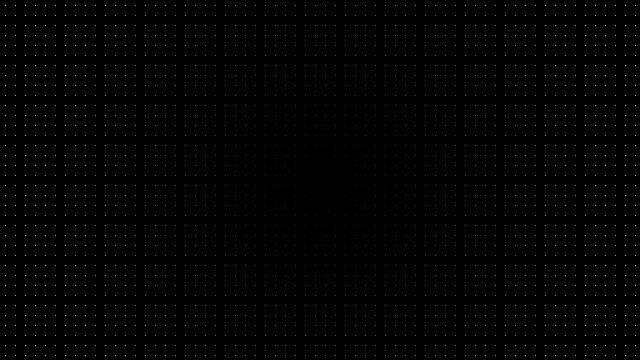
Frame 1 (no input)
Frame 2 (the mouse pressed at the canvas centre, redrawn once): identical to frame 1, image omitted

The Processing sketch that drew this single still picture (run headless with seeded random() and noise(); the mouse was pressed at the canvas centre and the sketch redrawn once):

// Processing sketch: processing_165934
// ── processing_165934.pde

float[][] distances;
float maxDistance;
int spacer;

void setup() {
  size(640, 360);
  maxDistance = dist(width/2, height/2, width, height);
  distances = new float[width][height];
  for (int y = 0; y < height; y++) {
    for (int x = 0; x < width; x++) {
      float distance = dist(width/2, height/2, x, y);
      distances[x][y] = distance/maxDistance * 255;
    }
  }
  spacer = 10;
  noLoop();  // Run once and stop
}

void draw() {
  background(0);
  // This embedded loop skips over values in the arrays based on
  // the spacer variable, so there are more values in the array
  // than are drawn here. Change the value of the spacer variable
  // to change the density of the points
  for (int y = 0; y < height; y += spacer) {
    for (int x = 0; x < width; x += spacer) {
      stroke(distances[x][y]);
      point(x + spacer/2, y + spacer/2);
    }
  }
}
